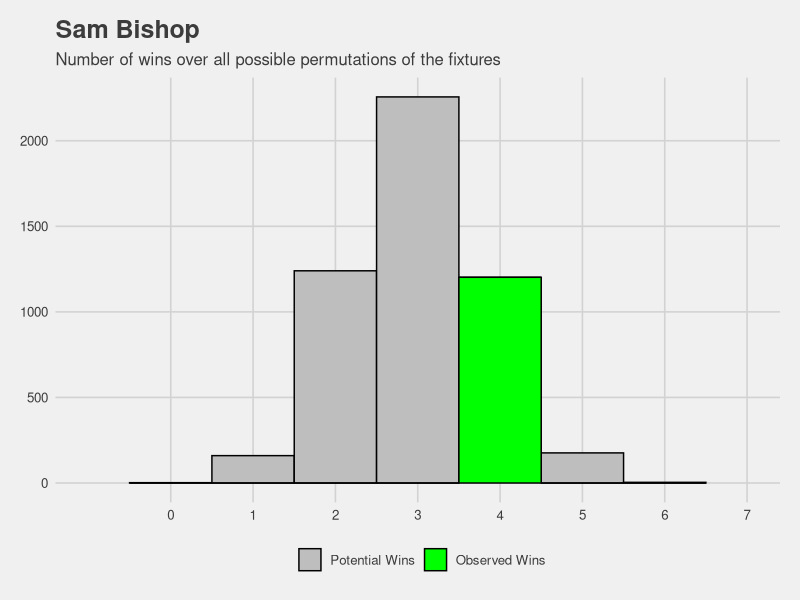
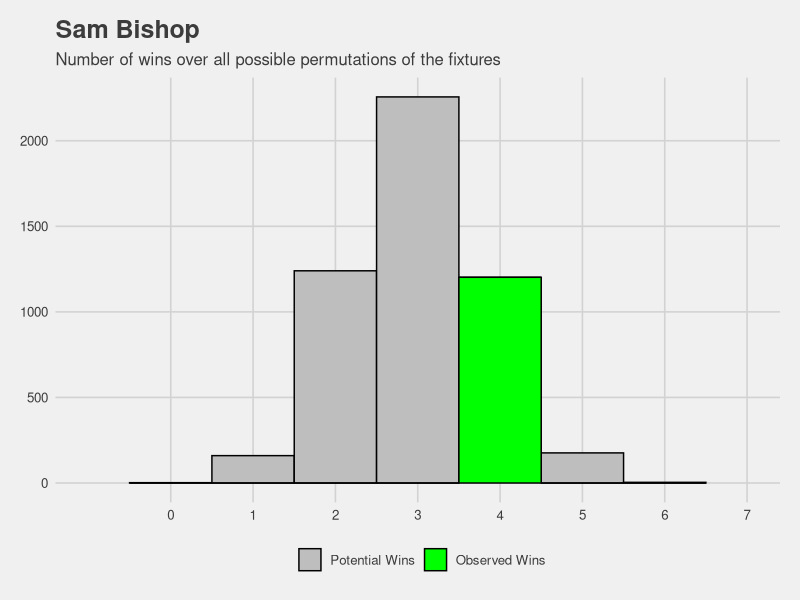

These charts were generated, in order, by the following R code:
##%######################################################%##
#                                                          #
####                Get list of team IDs                ####
#                                                          #
##%######################################################%##

# 1 = Mara
# 2 = Paul
# 3 = Baron
# 4 = Bish
# 5 = Kirch
# 6 = Brown
# 7 = Pansini
# 8 = Rossi

##%######################################################%##
#                                                          #
####     Get all permutations of potential fixtures     ####
#                                                          #
##%######################################################%##

library(tidyverse)
library(ggthemes)
library(pracma)
all_fixtures <- data.frame(perms(c(1,2,3,5,6,7,8)))

##%######################################################%##
#                                                          #
####           Rename and add rounds 8 to 11            ####
#                                                          #
##%######################################################%##

all_fixtures <-
  all_fixtures %>%
  transmute("Round 1" = X1,
            "Round 2" = X2,
            "Round 3" = X3,
            "Round 4" = X4,
            "Round 5" = X5,
            "Round 6" = X6,
            "Round 7" = X7,
            "Round 8" = X1,
            "Round 9" = X2,
            "Round 10" = X3,
            "Round 11" = X4,
            "Total Wins" = 0)

##%######################################################%##
#                                                          #
####  Mutate to get scores by opponent for each round   ####
#                                                          #
##%######################################################%##

all_fixtures <-
all_fixtures %>%
  mutate(`Round 1` =
           case_when(
             `Round 1` == 8 ~ 1521,  # Rossi
             `Round 1` == 7 ~ 1502,  # Pansini
             `Round 1` == 6 ~ 1441,  # Brown
             `Round 1` == 5 ~ 1411,  # Kirch
             `Round 1` == 4 ~ 1381,  # Bish
             `Round 1` == 3 ~ 1500,  # Baron
             `Round 1` == 2 ~ 1550,  # Paul
             `Round 1` == 1 ~ 1583), # Mara
         
         `Round 2` =
           case_when(
             `Round 2` == 8 ~ 1586,  # Rossi
             `Round 2` == 7 ~ 1549,  # Pansini
             `Round 2` == 6 ~ 1582,  # Brown
             `Round 2` == 5 ~ 1493,  # Kirch
             `Round 2` == 4 ~ 1424,  # Bish
             `Round 2` == 3 ~ 1540,  # Baron
             `Round 2` == 2 ~ 1689,  # Paul
             `Round 2` == 1 ~ 1564), # Mara
         
         `Round 3` =
           case_when(
             `Round 3` == 8 ~ 1562,  # Rossi
             `Round 3` == 7 ~ 1523,  # Pansini
             `Round 3` == 6 ~ 1562,  # Brown
             `Round 3` == 5 ~ 1482,  # Kirch
             `Round 3` == 4 ~ 1477,  # Bish
             `Round 3` == 3 ~ 1518,  # Baron
             `Round 3` == 2 ~ 1601,  # Paul
             `Round 3` == 1 ~ 1500), # Mara
         
         `Round 4` =
           case_when(
             `Round 4` == 8 ~ 1532,  # Rossi
             `Round 4` == 7 ~ 1362,  # Pansini
             `Round 4` == 6 ~ 1577,  # Brown
             `Round 4` == 5 ~ 1597,  # Kirch
             `Round 4` == 4 ~ 1344,  # Bish
             `Round 4` == 3 ~ 1475,  # Baron
             `Round 4` == 2 ~ 1635,  # Paul
             `Round 4` == 1 ~ 1684), # Mara
         
         `Round 5` =
           case_when(
             `Round 5` == 8 ~ 1590,  # Rossi
             `Round 5` == 7 ~ 1524,  # Pansini
             `Round 5` == 6 ~ 1528,  # Brown
             `Round 5` == 5 ~ 1379,  # Kirch
             `Round 5` == 4 ~ 1530,  # Bish
             `Round 5` == 3 ~ 1546,  # Baron
             `Round 5` == 2 ~ 1574,  # Paul
             `Round 5` == 1 ~ 1635), # Mara
         
         `Round 6` =
           case_when(
             `Round 6` == 8 ~ 1577,  # Rossi
             `Round 6` == 7 ~ 1668,  # Pansini
             `Round 6` == 6 ~ 1480,  # Brown
             `Round 6` == 5 ~ 1500,  # Kirch
             `Round 6` == 4 ~ 1464,  # Bish
             `Round 6` == 3 ~ 1784,  # Baron
             `Round 6` == 2 ~ 1787,  # Paul
             `Round 6` == 1 ~ 1543), # Mara
         
         `Round 7` =
           case_when(
             `Round 7` == 8 ~ 1547,  # Rossi
             `Round 7` == 7 ~ 1589,  # Pansini
             `Round 7` == 6 ~ 1528,  # Brown
             `Round 7` == 5 ~ 1243,  # Kirch
             `Round 7` == 4 ~ 1487,  # Bish
             `Round 7` == 3 ~ 1624,  # Baron
             `Round 7` == 2 ~ 1634,  # Paul
             `Round 7` == 1 ~ 1640), # Mara
         
         `Round 8` =
           case_when(
             `Round 8` == 8 ~ 1645,  # Rossi
             `Round 8` == 7 ~ 1506,  # Pansini
             `Round 8` == 6 ~ 1467,  # Brown
             `Round 8` == 5 ~ 1391,  # Kirch
             `Round 8` == 4 ~ 1675,  # Bish
             `Round 8` == 3 ~ 1694,  # Baron
             `Round 8` == 2 ~ 1511,  # Paul
             `Round 8` == 1 ~ 1551), # Mara
         
         `Round 9` =
           case_when(
             `Round 9` == 8 ~ 1535,  # Rossi
             `Round 9` == 7 ~ 1701,  # Pansini
             `Round 9` == 6 ~ 1414,  # Brown
             `Round 9` == 5 ~ 1441,  # Kirch
             `Round 9` == 4 ~ 1479,  # Bish
             `Round 9` == 3 ~ 1726,  # Baron
             `Round 9` == 2 ~ 1468,  # Paul
             `Round 9` == 1 ~ 1640), # Mara
         
         `Round 10` =
           case_when(
             `Round 10` == 8 ~ 1521,  # Rossi
             `Round 10` == 7 ~ 1489,  # Pansini
             `Round 10` == 6 ~ 1464,  # Brown
             `Round 10` == 5 ~ 1420,  # Kirch
             `Round 10` == 4 ~ 1508,  # Bish
             `Round 10` == 3 ~ 1665,  # Baron
             `Round 10` == 2 ~ 1572,  # Paul
             `Round 10` == 1 ~ 1551), # Mara
         
         `Round 11` =
           case_when(
             `Round 11` == 8 ~ 1603,  # Rossi
             `Round 11` == 7 ~ 1594,  # Pansini
             `Round 11` == 6 ~ 1522,  # Brown
             `Round 11` == 5 ~ 1422,  # Kirch
             `Round 11` == 4 ~ 1613,  # Bish
             `Round 11` == 3 ~ 1731,  # Baron
             `Round 11` == 2 ~ 1736,  # Paul
             `Round 11` == 1 ~ 1542)) # Mara
         
##%######################################################%##
#                                                          #
####      Get win or loss as Boolean true / false       ####
#                                                          #
##%######################################################%##

all_results <-
  all_fixtures %>%
  mutate(`Round 1` = ifelse(`Round 1` < 1381, TRUE, FALSE)) %>%
  mutate(`Round 2` = ifelse(`Round 2` < 1424, TRUE, FALSE)) %>%
  mutate(`Round 3` = ifelse(`Round 3` < 1477, TRUE, FALSE)) %>%
  mutate(`Round 4` = ifelse(`Round 4` < 1344, TRUE, FALSE)) %>%
  mutate(`Round 5` = ifelse(`Round 5` < 1530, TRUE, FALSE)) %>%
  mutate(`Round 6` = ifelse(`Round 6` < 1464, TRUE, FALSE)) %>%
  mutate(`Round 7` = ifelse(`Round 7` < 1487, TRUE, FALSE)) %>%
  mutate(`Round 8` = ifelse(`Round 8` < 1675, TRUE, FALSE)) %>%
  mutate(`Round 9` = ifelse(`Round 9` < 1479, TRUE, FALSE)) %>%
  mutate(`Round 10` = ifelse(`Round 10` < 1508, TRUE, FALSE)) %>%
  mutate(`Round 11` = ifelse(`Round 11` < 1613, TRUE, FALSE))

all_results$`Total Wins` <- rowSums(all_results[,1:11])

##%######################################################%##
#                                                          #
####      Get distribution of results vs observed       ####
#                                                          #
##%######################################################%##

# Table
all_results_summary <-
all_results %>%
  summarise(
    min = min(`Total Wins`),
    median = median(`Total Wins`),
    mean = mean(`Total Wins`),
    max = max(`Total Wins`))

# Plot
all_results %>%
  ggplot(mapping = aes(x = `Total Wins`, fill = `Total Wins` == 4)) +
  geom_histogram(binwidth = 1, colour = "black") +
  scale_fill_manual(values = c("grey", "green"), name = "", labels = c("Potential Wins", "Observed Wins")) +
  scale_x_continuous(limits = c(-1,7), breaks = seq(0, 7, by = 1)) +
  ggtitle("Sam Bishop", subtitle = "Number of wins over all possible permutations of the fixtures") +
  theme_fivethirtyeight()

# Save plot to output folder
ggsave("Output/expected_vs_observed_wins_bish.png")

##%######################################################%##
#                                                          #
#### Get difference between observed and expected wins  ####
#                                                          #
##%######################################################%##

observed_vs_expected_wins_04 <-
  tibble(
    Coach = "Sam Bishop",
    `Observed Wins` = 4,
    `Expected Wins` = all_results_summary$median)
